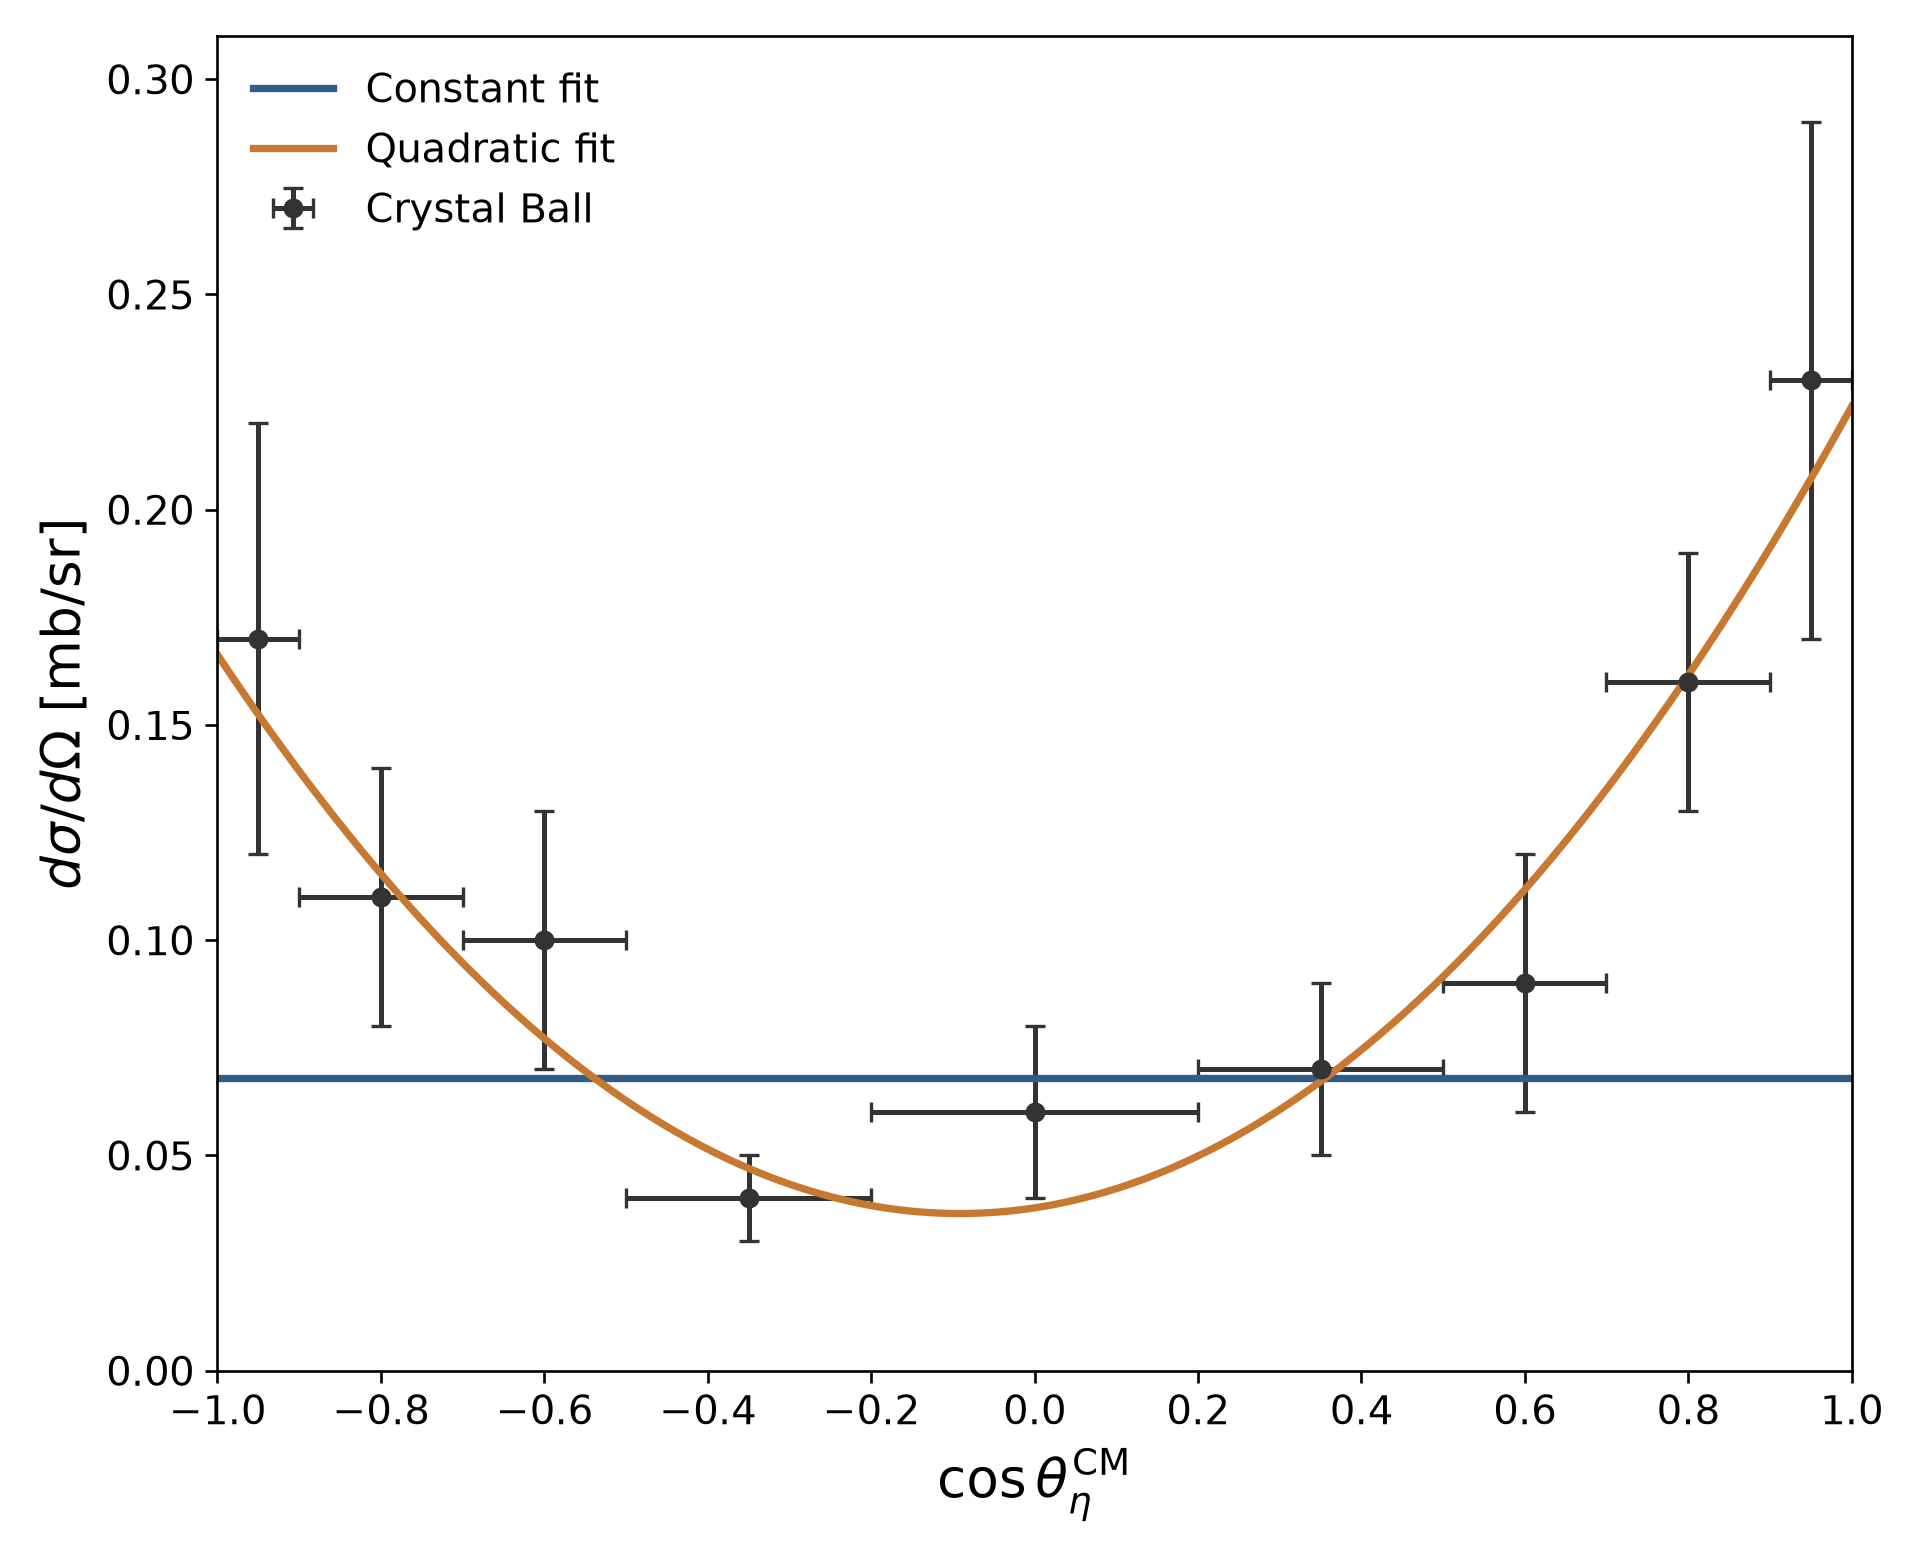

Write Python code to recreate this figure.
"""Crystal Ball 734 MeV/c data from sensitivity/macro/crystalball.cc.

Fit polynomials using the supplied cross-section uncertainties as weights.
Horizontal errors indicate angular bin half-widths and are not fit weights.
"""
from pathlib import Path

import matplotlib.pyplot as plt
import numpy as np


def main():
    x = np.array([-0.95, -0.80, -0.60, -0.35, 0., 0.35, 0.60, 0.80, 0.95])
    xerr = np.array([0.05, 0.10, 0.10, 0.15, 0.20, 0.15, 0.10, 0.10, 0.05])
    y = np.array([0.17, 0.11, 0.10, 0.04, 0.06, 0.07, 0.09, 0.16, 0.23])
    yerr = np.array([0.05, 0.03, 0.03, 0.01, 0.02, 0.02, 0.03, 0.03, 0.06])

    fig, ax = plt.subplots(figsize=(8, 6.5))
    ax.errorbar(x, y, xerr=xerr, yerr=yerr, fmt='o', color='#333333',
                markersize=5, capsize=3, label='Crystal Ball')
    xx = np.linspace(-1, 1, 500)
    for degree, color, label in [(0, '#335b88', 'Constant fit'),
                                  (2, '#c77932', 'Quadratic fit')]:
        coefficients = np.polyfit(x, y, degree, w=1 / yerr)
        parameter_count = degree + 1
        chi2 = np.sum(((y - np.polyval(coefficients, x)) / yerr) ** 2)
        ndf = len(x) - parameter_count
        print(f'{label}: coefficients (highest power first) = {coefficients}; '
              f'chi2/ndf = {chi2:.3f}/{ndf}')
        ax.plot(xx, np.polyval(coefficients, xx), color=color, lw=2.2, label=label)

    ax.set_xlim(-1, 1)
    ax.set_ylim(0, 0.31)
    ax.set_xticks(np.linspace(-1, 1, 11))
    ax.set_xlabel(r'$\cos\theta_{\eta}^{\mathrm{CM}}$', fontsize=16)
    ax.set_ylabel(r'$d\sigma/d\Omega$ [mb/sr]', fontsize=16)
    ax.tick_params(labelsize=12)
    ax.legend(fontsize=12, frameon=False)
    fig.tight_layout()
    directory = Path(__file__).resolve().parent
    for extension in ('png', 'pdf', 'svg'):
        fig.savefig(directory / f'crystalball_734.{extension}', dpi=240)
    plt.close(fig)


if __name__ == '__main__':
    main()
